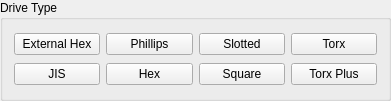
       <widget class="QGroupBox" name="HeadTypes_3">
        <property name="geometry">
         <rect>
          <x>470</x>
          <y>390</y>
          <width>391</width>
          <height>101</height>
         </rect>
        </property>
        <property name="title">
         <string>Drive Type</string>
        </property>
        <property name="checkable">
         <bool>false</bool>
        </property>
        <property name="checked">
         <bool>false</bool>
        </property>
        <layout class="QGridLayout" name="gridLayout_8">
         <item row="0" column="0">
          <widget class="QPushButton" name="pushButton_167">
           <property name="text">
            <string>External Hex</string>
           </property>
          </widget>
         </item>
         <item row="0" column="5">
          <widget class="QPushButton" name="pushButton_178">
           <property name="text">
            <string>Torx</string>
           </property>
          </widget>
         </item>
         <item row="0" column="3">
          <widget class="QPushButton" name="pushButton_176">
           <property name="text">
            <string>Slotted</string>
           </property>
          </widget>
         </item>
         <item row="1" column="0">
          <widget class="QPushButton" name="pushButton_180">
           <property name="text">
            <string>JIS</string>
           </property>
          </widget>
         </item>
         <item row="1" column="1">
          <widget class="QPushButton" name="pushButton_174">
           <property name="text">
            <string>Hex</string>
           </property>
           <property name="checkable">
            <bool>true</bool>
           </property>
          </widget>
         </item>
         <item row="0" column="1">
          <widget class="QPushButton" name="pushButton_175">
           <property name="text">
            <string>Phillips</string>
           </property>
          </widget>
         </item>
         <item row="1" column="3">
          <widget class="QPushButton" name="pushButton_177">
           <property name="text">
            <string>Square</string>
           </property>
          </widget>
         </item>
         <item row="1" column="5">
          <widget class="QPushButton" name="pushButton_179">
           <property name="text">
            <string>Torx Plus</string>
           </property>
           <property name="checkable">
            <bool>true</bool>
           </property>
          </widget>
         </item>
        </layout>
       </widget>
